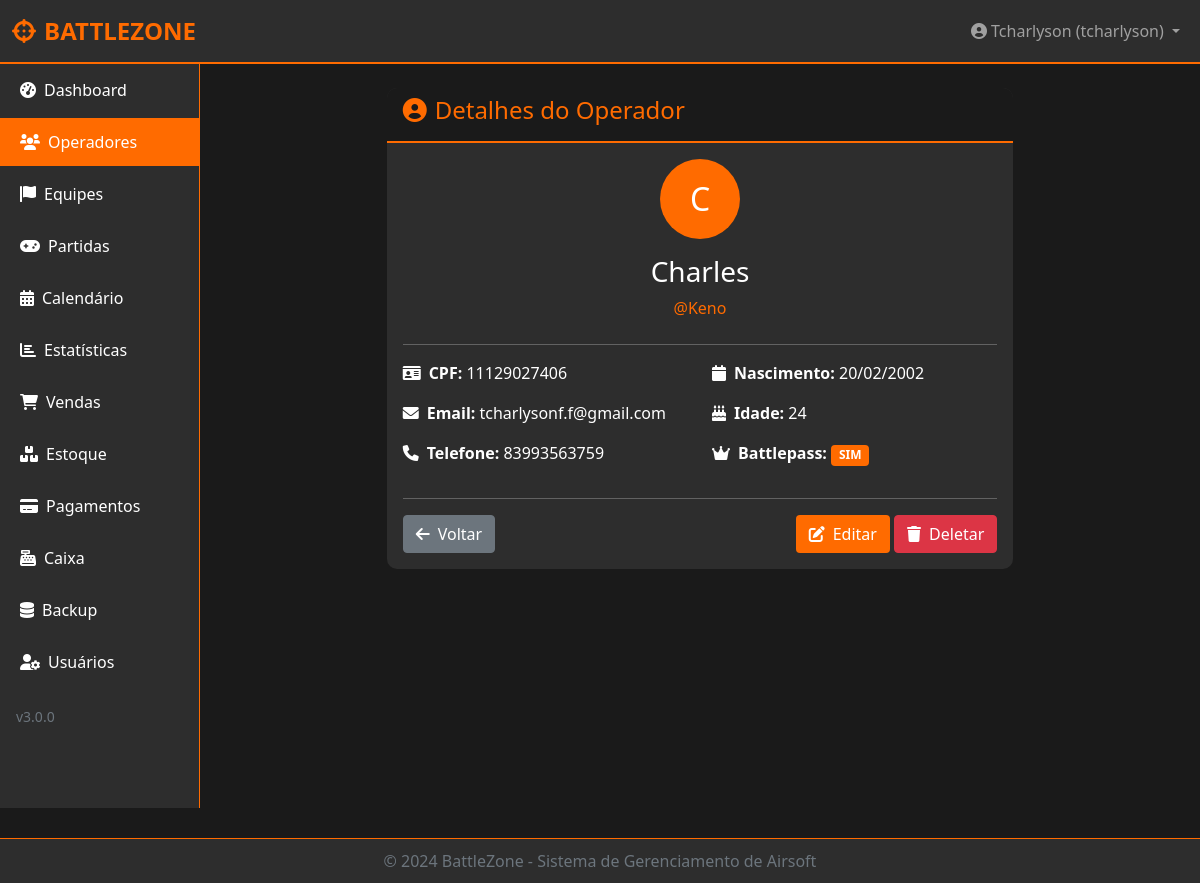
The page /operadores/1 (signed in) on the database its author committed.
### backend/models.py (models this page shows, shortened)
class User(UserMixin, db.Model):
    __tablename__ = 'users'
    id = db.Column(db.Integer, primary_key=True)
    username = db.Column(db.String(80), unique=True, nullable=False)
    nome = db.Column(db.String(120), nullable=False)
    email = db.Column(db.String(120), unique=True, nullable=False)
    cpf = db.Column(db.String(14), unique=True, nullable=True)
    telefone = db.Column(db.String(20), nullable=True)
    data_nascimento = db.Column(db.String(10), nullable=True)
    idade = db.Column(db.Integer, nullable=True)
    password_hash = db.Column(db.String(200), nullable=False)
    salt = db.Column(db.String(32), nullable=False)
    nivel = db.Column(db.String(20), nullable=False, default='operador')
    status = db.Column(db.String(20), default='pendente')
    tentativas = db.Column(db.Integer, default=0)
    session_token = db.Column(db.String(100), unique=True, nullable=True)
    last_activity = db.Column(db.DateTime, default=datetime.utcnow)
    created_at = db.Column(db.DateTime, default=datetime.utcnow)
    approved_at = db.Column(db.DateTime, nullable=True)
    approved_by = db.Column(db.String(80), nullable=True)
    last_login = db.Column(db.DateTime, nullable=True)
    partidas_criadas = db.relationship('Partida', back_populates='criador', lazy=True, foreign_keys='Partida.created_by')
    operador_id = db.Column(db.Integer, db.ForeignKey('operadores.id'), nullable=True)
    operador = db.relationship('Operador', backref='usuario', uselist=False)
    two_factor_enabled = db.Column(db.Boolean, default=False)
    two_factor_secret = db.Column(db.String(32), nullable=True)  # Segredo TOTP em base32
    backup_codes = db.Column(db.Text, nullable=True)  # JSON com códigos de backup
    two_factor_verified_at = db.Column(db.DateTime, nullable=True)
    password_reset_token = db.Column(db.String(100), unique=True, nullable=True)
    password_reset_expires = db.Column(db.DateTime, nullable=True)
    terms_accepted = db.Column(db.Boolean, default=False)
    terms_accepted_date = db.Column(db.DateTime, nullable=True)
    def tem_permissao(self, recurso):
        if self.nivel == 'admin':
            return True

class Operador(db.Model):
    __tablename__ = 'operadores'
    id = db.Column(db.Integer, primary_key=True)
    old_id = db.Column(db.String(50), unique=True, nullable=True)
    nome = db.Column(db.String(120), nullable=False, unique=True)
    warname = db.Column(db.String(80), unique=True, nullable=False)
    cpf = db.Column(db.String(20), unique=True, nullable=True)
    email = db.Column(db.String(120), nullable=True)
    telefone = db.Column(db.String(20), nullable=True)
    data_nascimento = db.Column(db.String(20), nullable=True)
    idade = db.Column(db.String(10), nullable=True)
    battlepass = db.Column(db.String(10), default='NAO')
    created_at = db.Column(db.DateTime, default=datetime.utcnow)
    updated_at = db.Column(db.DateTime, default=datetime.utcnow, onupdate=datetime.utcnow)
    total_kills = db.Column(db.Integer, default=0)
    total_deaths = db.Column(db.Integer, default=0)
    total_vitorias = db.Column(db.Integer, default=0)
    total_derrotas = db.Column(db.Integer, default=0)
    total_mvps = db.Column(db.Integer, default=0)
    total_capturas = db.Column(db.Integer, default=0)
    total_plantas_bomba = db.Column(db.Integer, default=0)
    total_desarmes_bomba = db.Column(db.Integer, default=0)
    total_refens = db.Column(db.Integer, default=0)
    total_cacos = db.Column(db.Integer, default=0)
    total_partidas = db.Column(db.Integer, default=0)
    membro_equipes = db.relationship('Equipe', secondary='equipe_membros', back_populates='membros')
    partidas = db.relationship('PartidaParticipante', back_populates='operador', foreign_keys='PartidaParticipante.operador_id')

### app.py (the view)
@app.route('/operadores/<int:id>')
@login_required
@requer_permissao('operadores')
def ver_operador(id):
    operador = Operador.query.get_or_404(id)
    return render_template('operadores/ver.html', operador=operador)

### app.py (called while the page is built, shortened)
@app.before_request
def before_request():
    if current_user.is_authenticated:
        session.permanent = True

@app.after_request
def after_request(response):
    return add_security_headers(response)

@login_manager.user_loader
def load_user(user_id):
    return db.session.get(User, int(user_id))

@app.context_processor
def inject_now():
    return {'now': datetime.now()}

### frontend/templates/operadores/ver.html (shortened to what this page needs)
{% extends "base.html" %}
{% block content %}
<div class="row justify-content-center">
    <div class="col-md-8">
        <div class="card">
            <div class="card-header">
                <h4><i class="fas fa-user-circle me-2"></i>Detalhes do Operador</h4>
            </div>
            <div class="card-body">
                <div class="text-center mb-4">
                    <div class="avatar-circle" style="width: 80px; height: 80px; font-size: 32px; background-color: #FF6B00; color: white; border-radius: 50%; display: flex; align-items: center; justify-content: center; margin: 0 auto;">
                        {{ operador.nome[0]|upper }}
                    </div>
                    <h3 class="mt-3">{{ operador.nome }}</h3>
                    <p class="text-laranja">@{{ operador.warname }}</p>
                </div>
                <hr>
                <div class="row">
                    <div class="col-md-6">
                        <p><strong><i class="fas fa-id-card me-2"></i>CPF:</strong> {{ operador.cpf or 'Não informado' }}</p>
                        <p><strong><i class="fas fa-envelope me-2"></i>Email:</strong> {{ operador.email or 'Não informado' }}</p>
                        <p><strong><i class="fas fa-phone me-2"></i>Telefone:</strong> {{ operador.telefone or 'Não informado' }}</p>
                    </div>
                    <div class="col-md-6">
                        <p><strong><i class="fas fa-calendar me-2"></i>Nascimento:</strong> {{ operador.data_nascimento or 'Não informado' }}</p>
                        <p><strong><i class="fas fa-birthday-cake me-2"></i>Idade:</strong> {{ operador.idade or 'Não informado' }}</p>
                        <p>
                            <strong><i class="fas fa-crown me-2"></i>Battlepass:</strong>
                            {% if operador.battlepass == 'SIM' %}
                                <span class="badge" style="background-color: #FF6B00; color: white;">SIM</span>
                            {% else %}
                                <span class="badge bg-secondary">NÃO</span>
                            {% endif %}
                        </p>
                    </div>
                </div>
                <hr>
                <div class="d-flex justify-content-between">
                    <button onclick="history.back()" class="btn btn-secondary">
                        <i class="fas fa-arrow-left me-2"></i>Voltar
                    </button>
                    <div>
                        <a href="{{ url_for('editar_operador', id=operador.id) }}" class="btn" style="background-color: #FF6B00; color: white;">
                            <i class="fas fa-edit me-2"></i>Editar
                        </a>
                        <button onclick="deletarOperador({{ operador.id }}, '{{ operador.nome }}')" class="btn btn-danger">
                            <i class="fas fa-trash me-2"></i>Deletar
                        </button>
                    </div>
                </div>
            </div>
        </div>
    </div>
</div>
{% endblock %}

### frontend/templates/base.html (shortened to what this page needs)
<!DOCTYPE html>
<html lang="pt-BR">
<head>
    <link href="https://cdn.jsdelivr.net/npm/bootstrap@5.1.3/dist/css/bootstrap.min.css" rel="stylesheet">
    <link rel="stylesheet" href="https://cdnjs.cloudflare.com/ajax/libs/font-awesome/6.0.0/css/all.min.css">
</head>
<body>
    <nav class="navbar navbar-expand-lg navbar-dark">
        <div class="container-fluid">
            {% if current_user.is_authenticated %}
                <a class="navbar-brand" href="{{ url_for('dashboard') }}">
                    <i class="fas fa-crosshairs me-2"></i>BATTLEZONE
                </a>
            {% else %}
                <a class="navbar-brand" href="{{ url_for('index') }}#sobre">
                    <i class="fas fa-crosshairs me-2"></i>BATTLEZONE
                </a>
            {% endif %}
            <div class="collapse navbar-collapse" id="navbarNav">
                <ul class="navbar-nav ms-auto">
                    {% if current_user.is_authenticated %}
                    <li class="nav-item dropdown">
                        <a class="nav-link dropdown-toggle" href="#" id="userDropdown" role="button" data-bs-toggle="dropdown">
                            <i class="fas fa-user-circle me-1"></i>{{ current_user.nome }} ({{ current_user.warname or current_user.username }})
                        </a>
                    </li>
                    {% endif %}
                </ul>
            </div>
        </div>
    </nav>
    <div class="container-fluid">
        <div class="row">
            {% if current_user.is_authenticated %}
            <div class="col-md-2 p-0 sidebar">
                <div class="nav flex-column">
                    <a class="nav-link {% if request.endpoint == 'dashboard' %}active{% endif %}" href="{{ url_for('dashboard') }}">
                        <i class="fas fa-tachometer-alt me-2"></i>Dashboard
                    </a>
                    {% if current_user.tem_permissao('operadores') %}
                    <a class="nav-link {% if request.endpoint in ['listar_operadores', 'novo_operador', 'ver_operador', 'editar_operador'] %}active{% endif %}" href="{{ url_for('listar_operadores') }}">
                        <i class="fas fa-users me-2"></i>Operadores
                    </a>
                    {% endif %}
                    {% if current_user.tem_permissao('equipes') %}
                    <a class="nav-link {% if request.endpoint in ['listar_equipes', 'nova_equipe', 'ver_equipe', 'editar_equipe'] %}active{% endif %}" href="{{ url_for('listar_equipes') }}">
                        <i class="fas fa-flag me-2"></i>Equipes
                    </a>
                    {% endif %}
                    {% if current_user.tem_permissao('partidas') %}
                    <a class="nav-link {% if request.endpoint in ['listar_partidas', 'nova_partida', 'ver_partida'] %}active{% endif %}" href="{{ url_for('listar_partidas') }}">
                        <i class="fas fa-gamepad me-2"></i>Partidas
                    </a>
                    {% endif %}
                    {% if current_user.tem_permissao('calendario') %}
                    <a class="nav-link {% if request.endpoint == 'calendario' %}active{% endif %}" href="{{ url_for('calendario') }}">
                        <i class="fas fa-calendar-alt me-2"></i>Calendário
                    </a>
                    {% endif %}
                    {% if current_user.tem_permissao('estatisticas') %}
                    <a class="nav-link {% if request.endpoint == 'estatisticas' %}active{% endif %}" href="{{ url_for('estatisticas') }}">
                        <i class="fas fa-chart-bar me-2"></i>Estatísticas
                    </a>
                    {% endif %}
                    {% if current_user.tem_permissao('vendas') %}
                    <a class="nav-link {% if request.endpoint in ['listar_vendas', 'nova_venda'] %}active{% endif %}" href="{{ url_for('listar_vendas') }}">
                        <i class="fas fa-shopping-cart me-2"></i>Vendas
                    </a>
                    {% endif %}
                    {% if current_user.tem_permissao('estoque') %}
                    <a class="nav-link {% if request.endpoint in ['listar_estoque', 'novo_item', 'editar_item'] %}active{% endif %}" href="{{ url_for('listar_estoque') }}">
                        <i class="fas fa-boxes me-2"></i>Estoque
                    </a>
                    {% endif %}
                    {% if current_user.nivel in ['admin', 'gerente', 'financeiro'] %}
                    <a class="nav-link {% if request.endpoint in ['pagamentos.listar_pagamentos', 'pagamentos.registrar_pagamento', 'pagamentos.editar_pagamento'] %}active{% endif %}" href="{{ url_for('pagamentos.listar_pagamentos') }}">
                        <i class="fas fa-credit-card me-2"></i>Pagamentos
                    </a>
                    {% endif %}
                    {% if current_user.tem_permissao('caixa') %}
                    <a class="nav-link {% if request.endpoint == 'caixa' %}active{% endif %}" href="{{ url_for('caixa') }}">
                        <i class="fas fa-cash-register me-2"></i>Caixa
                    </a>
                    {% endif %}
                    {% if current_user.nivel in ['admin', 'gerente'] %}
                    <a class="nav-link {% if request.endpoint == 'admin_backups' %}active{% endif %}" href="{{ url_for('admin_backups') }}">
                        <i class="fas fa-database me-2"></i>Backup
                    </a>
                    {% endif %}
                    {% if current_user.nivel in ['admin', 'gerente'] %}
                    <a class="nav-link {% if request.endpoint == 'admin_usuarios' %}active{% endif %}" href="{{ url_for('admin_usuarios') }}">
                        <i class="fas fa-user-cog me-2"></i>Usuários
                    </a>
                    {% endif %}
                </div>
                <div class="mt-auto p-3">
                    <small class="text-muted">v3.0.0</small>
                </div>
            </div>
            {% endif %}
            <div class="{% if current_user.is_authenticated %}col-md-10{% else %}col-md-12{% endif %} p-4">
                {% block content %}{% endblock %}
            </div>
        </div>
    </div>
    {% if current_user.is_authenticated %}
    <footer class="footer">
        <div class="container">
            <span>&copy; 2024 BattleZone - Sistema de Gerenciamento de Airsoft</span>
        </div>
    </footer>
    {% endif %}
</body>
</html>

### frontend/templates/base.html (style rules this page uses)
:root { --laranja: #FF6B00; --laranja-escuro: #CC5500; --preto: #1A1A1A; --cinza-escuro: #2D2D2D; --cinza-claro: #3D3D3D; --verde: #00C851; --vermelho: #FF4444; }
body { background-color: var(--preto); color: #fff; font-family: 'Segoe UI', Tahoma, Geneva, Verdana, sans-serif; }
.navbar { background-color: var(--cinza-escuro) !important; border-bottom: 2px solid var(--laranja); }
.navbar-brand { color: var(--laranja) !important; font-weight: bold; font-size: 24px; }
.sidebar { background-color: var(--cinza-escuro); min-height: calc(100vh - 56px); border-right: 1px solid var(--laranja); }
.sidebar .nav-link { color: #fff; border-radius: 0; padding: 12px 20px; margin: 2px 0; }
.sidebar .nav-link.active { background-color: var(--laranja); color: #fff; }
.card { background-color: var(--cinza-escuro); border: none; border-radius: 10px; margin-bottom: 20px; }
.card-header { background-color: var(--preto); color: var(--laranja); font-weight: bold; border-bottom: 2px solid var(--laranja); border-radius: 10px 10px 0 0 !important; }
.text-laranja { color: var(--laranja); }
.footer { background-color: var(--cinza-escuro); color: #6c757d; padding: 10px; text-align: center; border-top: 1px solid var(--laranja); margin-top: 30px; }

### rows shown on the page
User: nome "Tcharlyson", username "tcharlyson"
Operador: nome "C", nome "Charles", warname "Keno", cpf "11129027406", email "tcharlysonf.f@gmail.com", telefone "83993563759", data_nascimento "20/02/2002", idade "24"
